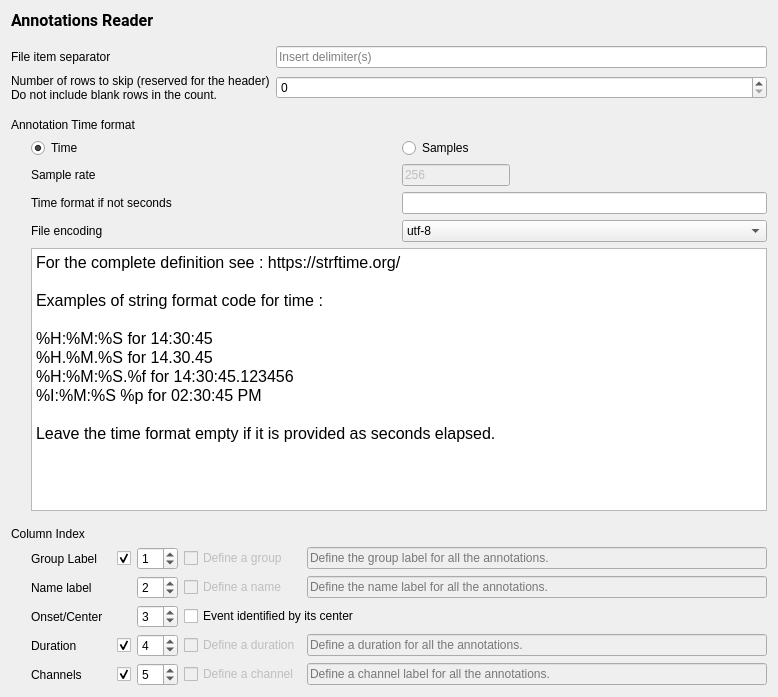
<?xml version="1.0" encoding="UTF-8"?>
<ui version="4.0">
 <class>TextFileDefinition</class>
 <widget class="QWidget" name="TextFileDefinition">
  <property name="geometry">
   <rect>
    <x>0</x>
    <y>0</y>
    <width>778</width>
    <height>697</height>
   </rect>
  </property>
  <property name="windowTitle">
   <string>Form</string>
  </property>
  <property name="styleSheet">
   <string notr="true">font: 12pt &quot;Roboto&quot;;</string>
  </property>
  <property name="inputMethodHints">
   <set>Qt::ImhNone</set>
  </property>
  <layout class="QHBoxLayout" name="horizontalLayout_3">
   <item>
    <layout class="QVBoxLayout" name="verticalLayout_3">
     <property name="sizeConstraint">
      <enum>QLayout::SetFixedSize</enum>
     </property>
     <item>
      <widget class="QLabel" name="label_10">
       <property name="font">
        <font>
         <family>Roboto</family>
         <pointsize>12</pointsize>
         <weight>50</weight>
         <italic>false</italic>
         <bold>false</bold>
        </font>
       </property>
       <property name="text">
        <string>&lt;html&gt;&lt;head/&gt;&lt;body&gt;&lt;p&gt;&lt;span style=&quot; font-weight:600;&quot;&gt;Annotations Reader&lt;/span&gt;&lt;/p&gt;&lt;/body&gt;&lt;/html&gt;</string>
       </property>
      </widget>
     </item>
     <item>
      <spacer name="verticalSpacer_2">
       <property name="orientation">
        <enum>Qt::Vertical</enum>
       </property>
       <property name="sizeType">
        <enum>QSizePolicy::Fixed</enum>
       </property>
       <property name="sizeHint" stdset="0">
        <size>
         <width>20</width>
         <height>10</height>
        </size>
       </property>
      </spacer>
     </item>
     <item>
      <layout class="QVBoxLayout" name="verticalLayout">
       <item>
        <layout class="QGridLayout" name="gridLayout_3">
         <item row="0" column="0">
          <widget class="QLabel" name="label_11">
           <property name="text">
            <string>File item separator</string>
           </property>
          </widget>
         </item>
         <item row="0" column="1">
          <widget class="QLineEdit" name="delimiter_lineedit">
           <property name="toolTip">
            <string>&lt;html&gt;&lt;head/&gt;&lt;body&gt;&lt;p&gt;For tabulation write \t.&lt;/p&gt;&lt;/body&gt;&lt;/html&gt;</string>
           </property>
           <property name="inputMethodHints">
            <set>Qt::ImhDialableCharactersOnly</set>
           </property>
           <property name="alignment">
            <set>Qt::AlignLeading|Qt::AlignLeft|Qt::AlignVCenter</set>
           </property>
           <property name="placeholderText">
            <string>Insert delimiter(s)</string>
           </property>
          </widget>
         </item>
         <item row="1" column="0">
          <widget class="QLabel" name="label">
           <property name="text">
            <string>Number of rows to skip (reserved for the header)
Do not include blank rows in the count.</string>
           </property>
          </widget>
         </item>
         <item row="1" column="1">
          <widget class="QSpinBox" name="spinBox_nrows_hdr">
           <property name="toolTip">
            <string>Blank rows are skipped automatically, so do not include them in the row count to skip. This feature is important to prevent issues with files that end with blank rows.</string>
           </property>
          </widget>
         </item>
        </layout>
       </item>
      </layout>
     </item>
     <item>
      <spacer name="verticalSpacer_3">
       <property name="orientation">
        <enum>Qt::Vertical</enum>
       </property>
       <property name="sizeType">
        <enum>QSizePolicy::Fixed</enum>
       </property>
       <property name="sizeHint" stdset="0">
        <size>
         <width>20</width>
         <height>10</height>
        </size>
       </property>
      </spacer>
     </item>
     <item>
      <layout class="QVBoxLayout" name="verticalLayout_2">
       <item>
        <widget class="QLabel" name="label_5">
         <property name="text">
          <string>Annotation Time format</string>
         </property>
         <property name="alignment">
          <set>Qt::AlignLeading|Qt::AlignLeft|Qt::AlignVCenter</set>
         </property>
        </widget>
       </item>
       <item>
        <layout class="QHBoxLayout" name="horizontalLayout">
         <item>
          <spacer name="horizontalSpacer">
           <property name="orientation">
            <enum>Qt::Horizontal</enum>
           </property>
           <property name="sizeType">
            <enum>QSizePolicy::Fixed</enum>
           </property>
           <property name="sizeHint" stdset="0">
            <size>
             <width>20</width>
             <height>10</height>
            </size>
           </property>
          </spacer>
         </item>
         <item>
          <layout class="QGridLayout" name="gridLayout_2">
           <item row="1" column="1">
            <widget class="QLineEdit" name="sample_rate_lineedit">
             <property name="enabled">
              <bool>false</bool>
             </property>
             <property name="sizePolicy">
              <sizepolicy hsizetype="Fixed" vsizetype="Fixed">
               <horstretch>0</horstretch>
               <verstretch>0</verstretch>
              </sizepolicy>
             </property>
             <property name="text">
              <string>256</string>
             </property>
            </widget>
           </item>
           <item row="1" column="0">
            <widget class="QLabel" name="label_6">
             <property name="layoutDirection">
              <enum>Qt::LeftToRight</enum>
             </property>
             <property name="text">
              <string>Sample rate</string>
             </property>
             <property name="alignment">
              <set>Qt::AlignLeading|Qt::AlignLeft|Qt::AlignVCenter</set>
             </property>
            </widget>
           </item>
           <item row="0" column="0">
            <widget class="QRadioButton" name="time_radiobutton">
             <property name="sizePolicy">
              <sizepolicy hsizetype="Expanding" vsizetype="Fixed">
               <horstretch>0</horstretch>
               <verstretch>0</verstretch>
              </sizepolicy>
             </property>
             <property name="text">
              <string>Time</string>
             </property>
             <property name="checked">
              <bool>true</bool>
             </property>
             <attribute name="buttonGroup">
              <string notr="true">buttonGroup_2</string>
             </attribute>
            </widget>
           </item>
           <item row="4" column="0" colspan="2">
            <widget class="QTextEdit" name="textEdit">
             <property name="readOnly">
              <bool>true</bool>
             </property>
             <property name="html">
              <string>&lt;!DOCTYPE HTML PUBLIC &quot;-//W3C//DTD HTML 4.0//EN&quot; &quot;http://www.w3.org/TR/REC-html40/strict.dtd&quot;&gt;
&lt;html&gt;&lt;head&gt;&lt;meta name=&quot;qrichtext&quot; content=&quot;1&quot; /&gt;&lt;style type=&quot;text/css&quot;&gt;
p, li { white-space: pre-wrap; }
&lt;/style&gt;&lt;/head&gt;&lt;body style=&quot; font-family:'Roboto'; font-size:12pt; font-weight:400; font-style:normal;&quot;&gt;
&lt;p style=&quot; margin-top:0px; margin-bottom:0px; margin-left:0px; margin-right:0px; -qt-block-indent:0; text-indent:0px;&quot;&gt;For the complete definition see : https://strftime.org/&lt;/p&gt;
&lt;p style=&quot;-qt-paragraph-type:empty; margin-top:0px; margin-bottom:0px; margin-left:0px; margin-right:0px; -qt-block-indent:0; text-indent:0px;&quot;&gt;&lt;br /&gt;&lt;/p&gt;
&lt;p style=&quot; margin-top:0px; margin-bottom:0px; margin-left:0px; margin-right:0px; -qt-block-indent:0; text-indent:0px;&quot;&gt;Examples of string format code for time : &lt;/p&gt;
&lt;p style=&quot;-qt-paragraph-type:empty; margin-top:0px; margin-bottom:0px; margin-left:0px; margin-right:0px; -qt-block-indent:0; text-indent:0px;&quot;&gt;&lt;br /&gt;&lt;/p&gt;
&lt;p style=&quot; margin-top:0px; margin-bottom:0px; margin-left:0px; margin-right:0px; -qt-block-indent:0; text-indent:0px;&quot;&gt;%H:%M:%S for 14:30:45&lt;/p&gt;
&lt;p style=&quot; margin-top:0px; margin-bottom:0px; margin-left:0px; margin-right:0px; -qt-block-indent:0; text-indent:0px;&quot;&gt;%H.%M.%S for 14.30.45&lt;/p&gt;
&lt;p style=&quot; margin-top:0px; margin-bottom:0px; margin-left:0px; margin-right:0px; -qt-block-indent:0; text-indent:0px;&quot;&gt;%H:%M:%S.%f for 14:30:45.123456&lt;/p&gt;
&lt;p style=&quot; margin-top:0px; margin-bottom:0px; margin-left:0px; margin-right:0px; -qt-block-indent:0; text-indent:0px;&quot;&gt;%I:%M:%S %p for 02:30:45 PM&lt;/p&gt;
&lt;p style=&quot;-qt-paragraph-type:empty; margin-top:0px; margin-bottom:0px; margin-left:0px; margin-right:0px; -qt-block-indent:0; text-indent:0px;&quot;&gt;&lt;br /&gt;&lt;/p&gt;
&lt;p style=&quot; margin-top:0px; margin-bottom:0px; margin-left:0px; margin-right:0px; -qt-block-indent:0; text-indent:0px;&quot;&gt;Leave the time format empty if it is provided as seconds elapsed.&lt;/p&gt;&lt;/body&gt;&lt;/html&gt;</string>
             </property>
            </widget>
           </item>
           <item row="0" column="1">
            <widget class="QRadioButton" name="sample_radiobutton">
             <property name="sizePolicy">
              <sizepolicy hsizetype="Expanding" vsizetype="Fixed">
               <horstretch>0</horstretch>
               <verstretch>0</verstretch>
              </sizepolicy>
             </property>
             <property name="text">
              <string>Samples</string>
             </property>
             <attribute name="buttonGroup">
              <string notr="true">buttonGroup_2</string>
             </attribute>
            </widget>
           </item>
           <item row="2" column="1">
            <widget class="QLineEdit" name="lineEdit_time_format">
             <property name="toolTip">
              <string>Let empty to define the time elapsed in seconds. Otherwise define the string format (see https://strftime.org/). </string>
             </property>
            </widget>
           </item>
           <item row="2" column="0">
            <widget class="QLabel" name="label_12">
             <property name="text">
              <string>Time format if not seconds</string>
             </property>
            </widget>
           </item>
           <item row="3" column="0">
            <widget class="QLabel" name="label_13">
             <property name="text">
              <string>File encoding</string>
             </property>
            </widget>
           </item>
           <item row="3" column="1">
            <widget class="QComboBox" name="comboBox_encoding">
             <item>
              <property name="text">
               <string>utf-8</string>
              </property>
             </item>
             <item>
              <property name="text">
               <string>latin-1</string>
              </property>
             </item>
             <item>
              <property name="text">
               <string>utf-16</string>
              </property>
             </item>
             <item>
              <property name="text">
               <string>utf-32</string>
              </property>
             </item>
             <item>
              <property name="text">
               <string>iso-8859</string>
              </property>
             </item>
             <item>
              <property name="text">
               <string>ascii</string>
              </property>
             </item>
             <item>
              <property name="text">
               <string>ansi</string>
              </property>
             </item>
            </widget>
           </item>
          </layout>
         </item>
        </layout>
       </item>
       <item>
        <spacer name="verticalSpacer_4">
         <property name="orientation">
          <enum>Qt::Vertical</enum>
         </property>
         <property name="sizeType">
          <enum>QSizePolicy::Fixed</enum>
         </property>
         <property name="sizeHint" stdset="0">
          <size>
           <width>20</width>
           <height>10</height>
          </size>
         </property>
        </spacer>
       </item>
       <item>
        <widget class="QLabel" name="label_7">
         <property name="text">
          <string>Column Index</string>
         </property>
        </widget>
       </item>
       <item>
        <layout class="QHBoxLayout" name="horizontalLayout_2">
         <item>
          <spacer name="horizontalSpacer_2">
           <property name="orientation">
            <enum>Qt::Horizontal</enum>
           </property>
           <property name="sizeType">
            <enum>QSizePolicy::Fixed</enum>
           </property>
           <property name="sizeHint" stdset="0">
            <size>
             <width>20</width>
             <height>20</height>
            </size>
           </property>
          </spacer>
         </item>
         <item>
          <layout class="QGridLayout" name="gridLayout_4">
           <property name="sizeConstraint">
            <enum>QLayout::SetMaximumSize</enum>
           </property>
           <item row="0" column="0">
            <widget class="QLabel" name="label_9">
             <property name="minimumSize">
              <size>
               <width>80</width>
               <height>0</height>
              </size>
             </property>
             <property name="text">
              <string>Group Label</string>
             </property>
             <property name="alignment">
              <set>Qt::AlignLeading|Qt::AlignLeft|Qt::AlignVCenter</set>
             </property>
            </widget>
           </item>
           <item row="0" column="1">
            <widget class="QCheckBox" name="checkBox_group_enabled">
             <property name="text">
              <string/>
             </property>
             <property name="checked">
              <bool>true</bool>
             </property>
            </widget>
           </item>
           <item row="0" column="2">
            <widget class="QSpinBox" name="group_spinbox">
             <property name="sizePolicy">
              <sizepolicy hsizetype="Fixed" vsizetype="Fixed">
               <horstretch>0</horstretch>
               <verstretch>0</verstretch>
              </sizepolicy>
             </property>
             <property name="value">
              <number>1</number>
             </property>
            </widget>
           </item>
           <item row="0" column="3">
            <widget class="QCheckBox" name="checkBox_define_group">
             <property name="enabled">
              <bool>false</bool>
             </property>
             <property name="text">
              <string>Define a group</string>
             </property>
            </widget>
           </item>
           <item row="0" column="4">
            <widget class="QLineEdit" name="group_lineEdit">
             <property name="enabled">
              <bool>false</bool>
             </property>
             <property name="toolTip">
              <string>To define a default event group (when group index column is 0).</string>
             </property>
             <property name="placeholderText">
              <string>Define the group label for all the annotations.</string>
             </property>
            </widget>
           </item>
           <item row="1" column="0">
            <widget class="QLabel" name="label_2">
             <property name="layoutDirection">
              <enum>Qt::LeftToRight</enum>
             </property>
             <property name="text">
              <string>Name label</string>
             </property>
             <property name="alignment">
              <set>Qt::AlignLeading|Qt::AlignLeft|Qt::AlignVCenter</set>
             </property>
            </widget>
           </item>
           <item row="1" column="2">
            <widget class="QSpinBox" name="event_name_spinbox">
             <property name="sizePolicy">
              <sizepolicy hsizetype="Fixed" vsizetype="Fixed">
               <horstretch>0</horstretch>
               <verstretch>0</verstretch>
              </sizepolicy>
             </property>
             <property name="minimum">
              <number>0</number>
             </property>
             <property name="value">
              <number>2</number>
             </property>
            </widget>
           </item>
           <item row="1" column="3">
            <widget class="QCheckBox" name="checkBox_define_name">
             <property name="enabled">
              <bool>false</bool>
             </property>
             <property name="text">
              <string>Define a name</string>
             </property>
            </widget>
           </item>
           <item row="1" column="4">
            <widget class="QLineEdit" name="name_lineEdit">
             <property name="enabled">
              <bool>false</bool>
             </property>
             <property name="minimumSize">
              <size>
               <width>250</width>
               <height>0</height>
              </size>
             </property>
             <property name="toolTip">
              <string>To define a default event name (when name index column is 0).</string>
             </property>
             <property name="placeholderText">
              <string>Define the name label for all the annotations.</string>
             </property>
            </widget>
           </item>
           <item row="2" column="0">
            <widget class="QLabel" name="label_3">
             <property name="layoutDirection">
              <enum>Qt::LeftToRight</enum>
             </property>
             <property name="text">
              <string>Onset/Center</string>
             </property>
             <property name="alignment">
              <set>Qt::AlignLeading|Qt::AlignLeft|Qt::AlignVCenter</set>
             </property>
            </widget>
           </item>
           <item row="2" column="2">
            <widget class="QSpinBox" name="onset_spinbox">
             <property name="sizePolicy">
              <sizepolicy hsizetype="Fixed" vsizetype="Fixed">
               <horstretch>0</horstretch>
               <verstretch>0</verstretch>
              </sizepolicy>
             </property>
             <property name="minimum">
              <number>0</number>
             </property>
             <property name="value">
              <number>3</number>
             </property>
            </widget>
           </item>
           <item row="2" column="3" colspan="2">
            <widget class="QCheckBox" name="center_checkBox">
             <property name="toolTip">
              <string>Check if the event is identified by its center instead of its onset.</string>
             </property>
             <property name="text">
              <string>Event identified by its center</string>
             </property>
            </widget>
           </item>
           <item row="3" column="0">
            <widget class="QLabel" name="label_4">
             <property name="layoutDirection">
              <enum>Qt::LeftToRight</enum>
             </property>
             <property name="text">
              <string>Duration</string>
             </property>
             <property name="alignment">
              <set>Qt::AlignLeading|Qt::AlignLeft|Qt::AlignVCenter</set>
             </property>
            </widget>
           </item>
           <item row="3" column="1">
            <widget class="QCheckBox" name="checkBox_dur_enabled">
             <property name="text">
              <string/>
             </property>
             <property name="checked">
              <bool>true</bool>
             </property>
            </widget>
           </item>
           <item row="3" column="2">
            <widget class="QSpinBox" name="duration_spinbox">
             <property name="sizePolicy">
              <sizepolicy hsizetype="Fixed" vsizetype="Fixed">
               <horstretch>0</horstretch>
               <verstretch>0</verstretch>
              </sizepolicy>
             </property>
             <property name="minimum">
              <number>0</number>
             </property>
             <property name="value">
              <number>4</number>
             </property>
            </widget>
           </item>
           <item row="3" column="3">
            <widget class="QCheckBox" name="checkBox_define_dur">
             <property name="enabled">
              <bool>false</bool>
             </property>
             <property name="text">
              <string>Define a duration</string>
             </property>
            </widget>
           </item>
           <item row="3" column="4">
            <widget class="QLineEdit" name="fixed_dur_lineEdit">
             <property name="enabled">
              <bool>false</bool>
             </property>
             <property name="toolTip">
              <string>Enter a fixed duration for all events. Use the &quot;Annotation Time Format&quot; defined above.</string>
             </property>
             <property name="placeholderText">
              <string>Define a duration for all the annotations.</string>
             </property>
            </widget>
           </item>
           <item row="4" column="0">
            <widget class="QLabel" name="label_8">
             <property name="text">
              <string>Channels</string>
             </property>
             <property name="alignment">
              <set>Qt::AlignLeading|Qt::AlignLeft|Qt::AlignVCenter</set>
             </property>
            </widget>
           </item>
           <item row="4" column="1">
            <widget class="QCheckBox" name="checkBox_chan_enabled">
             <property name="text">
              <string/>
             </property>
             <property name="checked">
              <bool>true</bool>
             </property>
            </widget>
           </item>
           <item row="4" column="2">
            <widget class="QSpinBox" name="channel_spinBox">
             <property name="sizePolicy">
              <sizepolicy hsizetype="Fixed" vsizetype="Fixed">
               <horstretch>0</horstretch>
               <verstretch>0</verstretch>
              </sizepolicy>
             </property>
             <property name="toolTip">
              <string>Mark 0 if events are not channel specific (as sleep stage).</string>
             </property>
             <property name="value">
              <number>5</number>
             </property>
            </widget>
           </item>
           <item row="4" column="3">
            <widget class="QCheckBox" name="checkBox_define_chan">
             <property name="enabled">
              <bool>false</bool>
             </property>
             <property name="text">
              <string>Define a channel</string>
             </property>
            </widget>
           </item>
           <item row="4" column="4">
            <widget class="QLineEdit" name="fixed_chan_lineEdit">
             <property name="enabled">
              <bool>false</bool>
             </property>
             <property name="placeholderText">
              <string>Define a channel label for all the annotations.</string>
             </property>
            </widget>
           </item>
          </layout>
         </item>
        </layout>
       </item>
      </layout>
     </item>
    </layout>
   </item>
  </layout>
 </widget>
 <resources>
  <include location="../../../../../scinodes_poc/src/main/python/ui/themes/themes.qrc"/>
 </resources>
 <connections>
  <connection>
   <sender>time_radiobutton</sender>
   <signal>clicked()</signal>
   <receiver>TextFileDefinition</receiver>
   <slot>on_input_format_changed()</slot>
   <hints>
    <hint type="sourcelabel">
     <x>327</x>
     <y>77</y>
    </hint>
    <hint type="destinationlabel">
     <x>207</x>
     <y>111</y>
    </hint>
   </hints>
  </connection>
  <connection>
   <sender>sample_radiobutton</sender>
   <signal>clicked()</signal>
   <receiver>TextFileDefinition</receiver>
   <slot>on_input_format_changed()</slot>
   <hints>
    <hint type="sourcelabel">
     <x>513</x>
     <y>77</y>
    </hint>
    <hint type="destinationlabel">
     <x>207</x>
     <y>111</y>
    </hint>
   </hints>
  </connection>
  <connection>
   <sender>checkBox_define_dur</sender>
   <signal>clicked()</signal>
   <receiver>TextFileDefinition</receiver>
   <slot>on_event_pos_changed()</slot>
   <hints>
    <hint type="sourcelabel">
     <x>388</x>
     <y>248</y>
    </hint>
    <hint type="destinationlabel">
     <x>702</x>
     <y>304</y>
    </hint>
   </hints>
  </connection>
  <connection>
   <sender>group_spinbox</sender>
   <signal>valueChanged(int)</signal>
   <receiver>TextFileDefinition</receiver>
   <slot>on_group_index_changed()</slot>
   <hints>
    <hint type="sourcelabel">
     <x>168</x>
     <y>174</y>
    </hint>
    <hint type="destinationlabel">
     <x>355</x>
     <y>164</y>
    </hint>
   </hints>
  </connection>
  <connection>
   <sender>event_name_spinbox</sender>
   <signal>valueChanged(int)</signal>
   <receiver>TextFileDefinition</receiver>
   <slot>on_name_index_changed()</slot>
   <hints>
    <hint type="sourcelabel">
     <x>168</x>
     <y>200</y>
    </hint>
    <hint type="destinationlabel">
     <x>355</x>
     <y>164</y>
    </hint>
   </hints>
  </connection>
  <connection>
   <sender>checkBox_group_enabled</sender>
   <signal>clicked()</signal>
   <receiver>TextFileDefinition</receiver>
   <slot>group_enabled_slot()</slot>
   <hints>
    <hint type="sourcelabel">
     <x>128</x>
     <y>484</y>
    </hint>
    <hint type="destinationlabel">
     <x>388</x>
     <y>348</y>
    </hint>
   </hints>
  </connection>
  <connection>
   <sender>checkBox_dur_enabled</sender>
   <signal>clicked()</signal>
   <receiver>TextFileDefinition</receiver>
   <slot>dur_enabled_slot()</slot>
   <hints>
    <hint type="sourcelabel">
     <x>128</x>
     <y>561</y>
    </hint>
    <hint type="destinationlabel">
     <x>388</x>
     <y>348</y>
    </hint>
   </hints>
  </connection>
  <connection>
   <sender>checkBox_chan_enabled</sender>
   <signal>clicked()</signal>
   <receiver>TextFileDefinition</receiver>
   <slot>chan_enabled_slot()</slot>
   <hints>
    <hint type="sourcelabel">
     <x>128</x>
     <y>587</y>
    </hint>
    <hint type="destinationlabel">
     <x>388</x>
     <y>348</y>
    </hint>
   </hints>
  </connection>
  <connection>
   <sender>checkBox_define_group</sender>
   <signal>clicked()</signal>
   <receiver>TextFileDefinition</receiver>
   <slot>on_event_pos_changed()</slot>
   <hints>
    <hint type="sourcelabel">
     <x>227</x>
     <y>484</y>
    </hint>
    <hint type="destinationlabel">
     <x>388</x>
     <y>348</y>
    </hint>
   </hints>
  </connection>
  <connection>
   <sender>checkBox_define_name</sender>
   <signal>clicked()</signal>
   <receiver>TextFileDefinition</receiver>
   <slot>on_event_pos_changed()</slot>
   <hints>
    <hint type="sourcelabel">
     <x>227</x>
     <y>510</y>
    </hint>
    <hint type="destinationlabel">
     <x>388</x>
     <y>348</y>
    </hint>
   </hints>
  </connection>
  <connection>
   <sender>checkBox_define_chan</sender>
   <signal>clicked()</signal>
   <receiver>TextFileDefinition</receiver>
   <slot>on_event_pos_changed()</slot>
   <hints>
    <hint type="sourcelabel">
     <x>227</x>
     <y>587</y>
    </hint>
    <hint type="destinationlabel">
     <x>388</x>
     <y>348</y>
    </hint>
   </hints>
  </connection>
  <connection>
   <sender>duration_spinbox</sender>
   <signal>valueChanged(int)</signal>
   <receiver>TextFileDefinition</receiver>
   <slot>on_duration_index_changed()</slot>
   <hints>
    <hint type="sourcelabel">
     <x>154</x>
     <y>561</y>
    </hint>
    <hint type="destinationlabel">
     <x>388</x>
     <y>348</y>
    </hint>
   </hints>
  </connection>
  <connection>
   <sender>channel_spinBox</sender>
   <signal>valueChanged(int)</signal>
   <receiver>TextFileDefinition</receiver>
   <slot>on_chan_index_changed()</slot>
   <hints>
    <hint type="sourcelabel">
     <x>154</x>
     <y>587</y>
    </hint>
    <hint type="destinationlabel">
     <x>388</x>
     <y>348</y>
    </hint>
   </hints>
  </connection>
 </connections>
 <slots>
  <slot>on_choose()</slot>
  <slot>on_input_format_changed()</slot>
  <slot>on_event_pos_changed()</slot>
  <slot>on_group_index_changed()</slot>
  <slot>on_name_index_changed()</slot>
  <slot>snooz_event_update_slot()</slot>
  <slot>group_enabled_slot()</slot>
  <slot>dur_enabled_slot()</slot>
  <slot>chan_enabled_slot()</slot>
  <slot>on_duration_index_changed()</slot>
  <slot>on_chan_index_changed()</slot>
 </slots>
 <buttongroups>
  <buttongroup name="buttonGroup_2"/>
 </buttongroups>
</ui>
